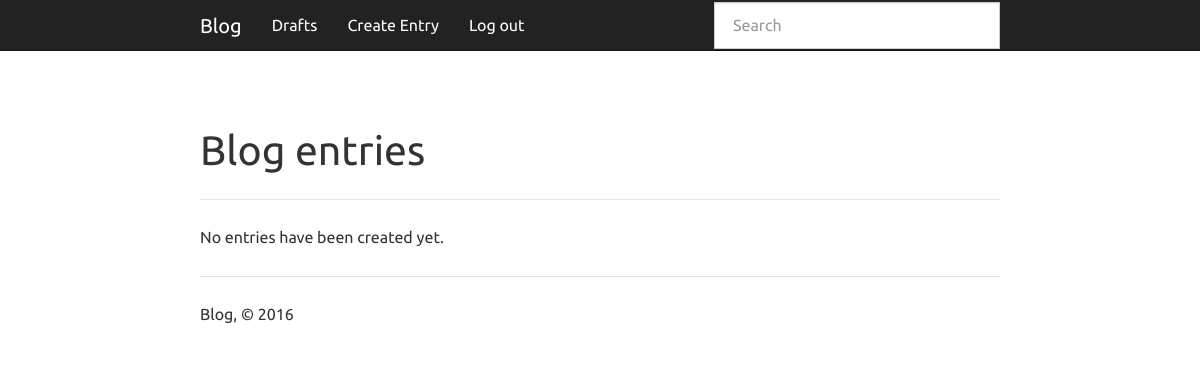
The page /drafts/ (signed in) on the database as committed earlier.
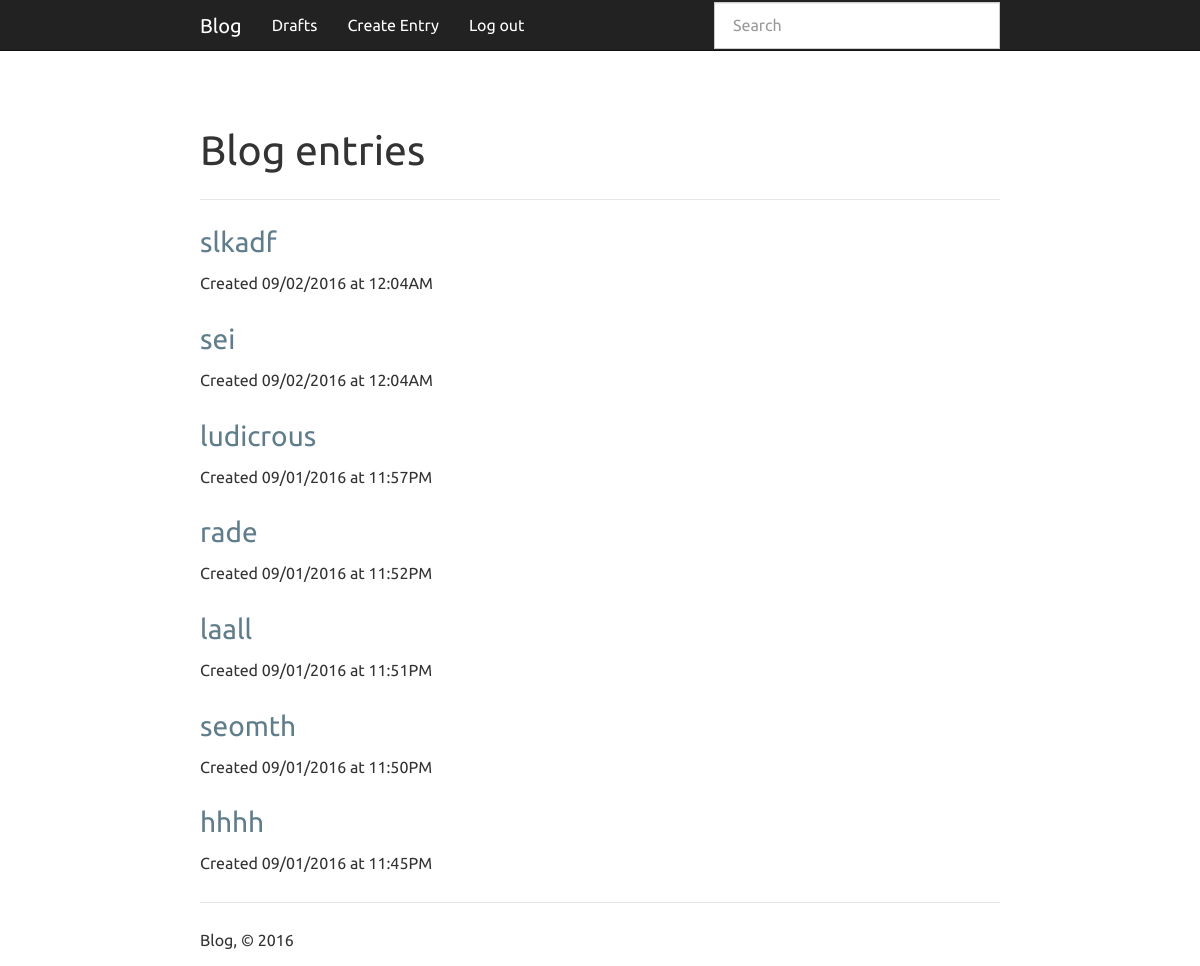
The same page on the database as committed later.
### app.py (models this page shows, shortened)
class Entry(flask_db.Model):
    title = CharField()
    slug = CharField()
    content = TextField()
    published = BooleanField(index=True)
    timestamp = DateTimeField(default=datetime.datetime.now, index=True)
    @classmethod
    def drafts(cls):
        return Entry.select().where(Entry.published == False)

### app.py (the view)
    @classmethod
    def drafts(cls):
        return Entry.select().where(Entry.published == False)

### app.py (called while the page is built)
def login_required(fn):
    @functools.wraps(fn)
    def inner(*args, **kwargs):
        if session.get('logged_in'):
            return fn(*args, **kwargs)
        return redirect(url_for('login', next=request.path))
    return inner

@app.route('/drafts/')
@login_required
def drafts():
    query = Entry.drafts().order_by(Entry.timestamp.desc())
    return object_list('index.html', query, check_bounds=False)

### templates/index.html (shortened to what this page needs)
{% extends "base.html" %}
{% block content_title %}{% if search %}Search "{{ search }}"{% else %}Blog entries{% endif %}{% endblock %}
{% block content %}
  {% for entry in object_list %}
    {% if search %}
      {% set entry = entry.entry %}
    {% endif %}
    <h3>
      <a href="{% if entry.published %}{{ url_for('detail', slug=entry.slug) }}{% else %}{{ url_for('edit', slug=entry.slug) }}{% endif %}">
        {{ entry.title }}
      </a>
    </h3>
    <p>Created {{ entry.timestamp.strftime('%m/%d/%Y at %I:%M%p') }}</p>
  {% else %}
    <p>No entries have been created yet.</p>
  {% endfor %}
{% endblock %}

### templates/base.html (shortened to what this page needs)
<!doctype html>
<html>
  <head>
    <link rel=stylesheet type=text/css href="{{ url_for('static', filename='css/blog.min.css') }}" />
    <link rel=stylesheet type=text/css href="{{ url_for('static', filename='css/hilite.css') }}" />
  </head>
  <body>
    <div class="navbar navbar-default navbar-static-top" role="navigation">
      <div class="container">
        <div class="navbar-header">
          <a class="navbar-brand" href="{{ url_for('index') }}">Blog</a>
        </div>
        <div class="navbar-collapse collapse">
          <ul class="nav navbar-nav">
            {% if session.logged_in %}
              <li><a href="{{ url_for('drafts') }}">Drafts</a></li>
              <li><a href="{{ url_for('create') }}">Create Entry</a></li>
              <li><a href="{{ url_for('logout') }}">Log out</a></li>
            {% else %}
              <li><a href="{{ url_for('login') }}">Log in</a></li>
            {% endif %}
          </ul>
          {% block search_bar %}
            <form action="{{ url_for('index') }}" class="navbar-form navbar-right" id="search-form" method="get" role="search">
              <div class="form-group">
                <input class="form-control" name="q" placeholder="Search" type="text" value="{% if search %}{{ search }}{% endif %}">
              </div>
            </form>
          {% endblock %}
        </div>
      </div>
    </div>
    <div class="container">
      {% block page_header %}
        <div class="page-header">
          <h1>{% block content_title %}{% endblock %}</h1>
        </div>
      {% endblock %}
      {% block content %}{% endblock %}
      <footer>
        <hr />
        <p>Blog, &copy; 2016</p>
      </footer>
    </div>
  </body>
</html>

Rows that differ between the two databases and show on the page:
added Entry: title "slkadf", timestamp "09/02/2016 at 12:04AM"
added Entry: title "sei", timestamp "09/02/2016 at 12:04AM"
added Entry: title "ludicrous", timestamp "09/01/2016 at 11:57PM"
added Entry: title "rade", timestamp "09/01/2016 at 11:52PM"
added Entry: title "laall", timestamp "09/01/2016 at 11:51PM"
added Entry: title "seomth", timestamp "09/01/2016 at 11:50PM"
now on this page (row edited): Entry: title "hhhh", timestamp "09/01/2016 at 11:45PM"
Other text that changed with them:
text no longer shown: "No entries have been created yet."
